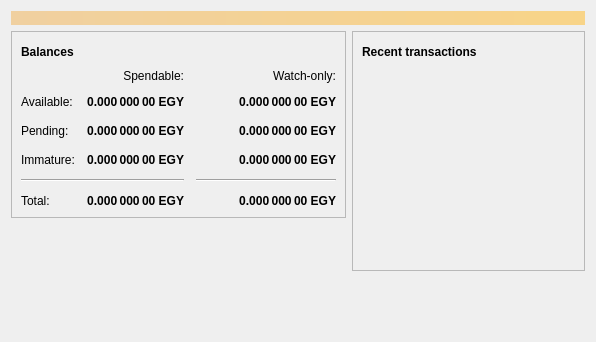
<?xml version="1.0" encoding="UTF-8"?>
<ui version="4.0">
 <class>OverviewPage</class>
 <widget class="QWidget" name="OverviewPage">
  <property name="geometry">
   <rect>
    <x>0</x>
    <y>0</y>
    <width>596</width>
    <height>342</height>
   </rect>
  </property>
  <property name="windowTitle">
   <string>Form</string>
  </property>
  <layout class="QVBoxLayout" name="topLayout">
   <item>
    <widget class="QLabel" name="labelAlerts">
     <property name="visible">
      <bool>false</bool>
     </property>
     <property name="styleSheet">
      <string notr="true">QLabel { background-color: qlineargradient(x1: 0, y1: 0, x2: 1, y2: 0, stop:0 #F0D0A0, stop:1 #F8D488); color:#000000; }</string>
     </property>
     <property name="wordWrap">
      <bool>true</bool>
     </property>
     <property name="margin">
      <number>3</number>
     </property>
     <property name="textInteractionFlags">
      <set>Qt::TextSelectableByMouse</set>
     </property>
    </widget>
   </item>
   <item>
    <layout class="QHBoxLayout" name="horizontalLayout" stretch="1,1">
     <item>
      <layout class="QVBoxLayout" name="verticalLayout_2">
       <item>
        <widget class="QFrame" name="frame">
         <property name="frameShape">
          <enum>QFrame::StyledPanel</enum>
         </property>
         <property name="frameShadow">
          <enum>QFrame::Raised</enum>
         </property>
         <layout class="QVBoxLayout" name="verticalLayout_4">
          <item>
           <layout class="QHBoxLayout" name="horizontalLayout_4">
            <item>
             <widget class="QLabel" name="label_5">
              <property name="font">
               <font>
                <weight>75</weight>
                <bold>true</bold>
               </font>
              </property>
              <property name="text">
               <string>Balances</string>
              </property>
             </widget>
            </item>
            <item>
             <widget class="QPushButton" name="labelWalletStatus">
              <property name="enabled">
               <bool>true</bool>
              </property>
              <property name="maximumSize">
               <size>
                <width>30</width>
                <height>16777215</height>
               </size>
              </property>
              <property name="toolTip">
               <string>The displayed information may be out of date. Your wallet automatically synchronizes with the Egypt network after a connection is established, but this process has not completed yet.</string>
              </property>
              <property name="text">
               <string/>
              </property>
              <property name="icon">
               <iconset resource="../bitcoin.qrc">
                <normaloff>:/icons/warning</normaloff>
                <disabledoff>:/icons/warning</disabledoff>:/icons/warning</iconset>
              </property>
              <property name="iconSize">
               <size>
                <width>24</width>
                <height>24</height>
               </size>
              </property>
              <property name="flat">
               <bool>true</bool>
              </property>
             </widget>
            </item>
            <item>
             <spacer name="horizontalSpacer_3">
              <property name="orientation">
               <enum>Qt::Horizontal</enum>
              </property>
              <property name="sizeHint" stdset="0">
               <size>
                <width>40</width>
                <height>20</height>
               </size>
              </property>
             </spacer>
            </item>
           </layout>
          </item>
          <item>
           <layout class="QGridLayout" name="gridLayout">
            <property name="spacing">
             <number>12</number>
            </property>
            <item row="2" column="2">
             <widget class="QLabel" name="labelWatchPending">
              <property name="font">
               <font>
                <weight>75</weight>
                <bold>true</bold>
               </font>
              </property>
              <property name="cursor">
               <cursorShape>IBeamCursor</cursorShape>
              </property>
              <property name="toolTip">
               <string>Unconfirmed transactions to watch-only addresses</string>
              </property>
              <property name="text">
               <string notr="true">0.000 000 00 EGY</string>
              </property>
              <property name="alignment">
               <set>Qt::AlignRight|Qt::AlignTrailing|Qt::AlignVCenter</set>
              </property>
              <property name="textInteractionFlags">
               <set>Qt::LinksAccessibleByMouse|Qt::TextSelectableByKeyboard|Qt::TextSelectableByMouse</set>
              </property>
             </widget>
            </item>
            <item row="2" column="1">
             <widget class="QLabel" name="labelUnconfirmed">
              <property name="font">
               <font>
                <weight>75</weight>
                <bold>true</bold>
               </font>
              </property>
              <property name="cursor">
               <cursorShape>IBeamCursor</cursorShape>
              </property>
              <property name="toolTip">
               <string>Total of transactions that have yet to be confirmed, and do not yet count toward the spendable balance</string>
              </property>
              <property name="text">
               <string notr="true">0.000 000 00 EGY</string>
              </property>
              <property name="alignment">
               <set>Qt::AlignRight|Qt::AlignTrailing|Qt::AlignVCenter</set>
              </property>
              <property name="textInteractionFlags">
               <set>Qt::LinksAccessibleByMouse|Qt::TextSelectableByKeyboard|Qt::TextSelectableByMouse</set>
              </property>
             </widget>
            </item>
            <item row="3" column="2">
             <widget class="QLabel" name="labelWatchImmature">
              <property name="font">
               <font>
                <weight>75</weight>
                <bold>true</bold>
               </font>
              </property>
              <property name="cursor">
               <cursorShape>IBeamCursor</cursorShape>
              </property>
              <property name="toolTip">
               <string>Mined balance in watch-only addresses that has not yet matured</string>
              </property>
              <property name="text">
               <string notr="true">0.000 000 00 EGY</string>
              </property>
              <property name="alignment">
               <set>Qt::AlignRight|Qt::AlignTrailing|Qt::AlignVCenter</set>
              </property>
              <property name="textInteractionFlags">
               <set>Qt::LinksAccessibleByMouse|Qt::TextSelectableByKeyboard|Qt::TextSelectableByMouse</set>
              </property>
             </widget>
            </item>
            <item row="4" column="0" colspan="2">
             <widget class="Line" name="line">
              <property name="orientation">
               <enum>Qt::Horizontal</enum>
              </property>
             </widget>
            </item>
            <item row="4" column="2">
             <widget class="Line" name="lineWatchBalance">
              <property name="sizePolicy">
               <sizepolicy hsizetype="Preferred" vsizetype="Fixed">
                <horstretch>0</horstretch>
                <verstretch>0</verstretch>
               </sizepolicy>
              </property>
              <property name="minimumSize">
               <size>
                <width>140</width>
                <height>0</height>
               </size>
              </property>
              <property name="orientation">
               <enum>Qt::Horizontal</enum>
              </property>
             </widget>
            </item>
            <item row="5" column="0">
             <widget class="QLabel" name="labelTotalText">
              <property name="text">
               <string>Total:</string>
              </property>
             </widget>
            </item>
            <item row="3" column="1">
             <widget class="QLabel" name="labelImmature">
              <property name="font">
               <font>
                <weight>75</weight>
                <bold>true</bold>
               </font>
              </property>
              <property name="cursor">
               <cursorShape>IBeamCursor</cursorShape>
              </property>
              <property name="toolTip">
               <string>Mined balance that has not yet matured</string>
              </property>
              <property name="text">
               <string notr="true">0.000 000 00 EGY</string>
              </property>
              <property name="alignment">
               <set>Qt::AlignRight|Qt::AlignTrailing|Qt::AlignVCenter</set>
              </property>
              <property name="textInteractionFlags">
               <set>Qt::LinksAccessibleByMouse|Qt::TextSelectableByKeyboard|Qt::TextSelectableByMouse</set>
              </property>
             </widget>
            </item>
            <item row="2" column="3">
             <spacer name="horizontalSpacer_2">
              <property name="orientation">
               <enum>Qt::Horizontal</enum>
              </property>
              <property name="sizeHint" stdset="0">
               <size>
                <width>40</width>
                <height>20</height>
               </size>
              </property>
             </spacer>
            </item>
            <item row="3" column="0">
             <widget class="QLabel" name="labelImmatureText">
              <property name="text">
               <string>Immature:</string>
              </property>
             </widget>
            </item>
            <item row="5" column="1">
             <widget class="QLabel" name="labelTotal">
              <property name="font">
               <font>
                <weight>75</weight>
                <bold>true</bold>
               </font>
              </property>
              <property name="cursor">
               <cursorShape>IBeamCursor</cursorShape>
              </property>
              <property name="toolTip">
               <string>Your current total balance</string>
              </property>
              <property name="text">
               <string notr="true">0.000 000 00 EGY</string>
              </property>
              <property name="alignment">
               <set>Qt::AlignRight|Qt::AlignTrailing|Qt::AlignVCenter</set>
              </property>
              <property name="textInteractionFlags">
               <set>Qt::LinksAccessibleByMouse|Qt::TextSelectableByKeyboard|Qt::TextSelectableByMouse</set>
              </property>
             </widget>
            </item>
            <item row="5" column="2">
             <widget class="QLabel" name="labelWatchTotal">
              <property name="font">
               <font>
                <weight>75</weight>
                <bold>true</bold>
               </font>
              </property>
              <property name="cursor">
               <cursorShape>IBeamCursor</cursorShape>
              </property>
              <property name="toolTip">
               <string>Current total balance in watch-only addresses</string>
              </property>
              <property name="text">
               <string notr="true">0.000 000 00 EGY</string>
              </property>
              <property name="alignment">
               <set>Qt::AlignRight|Qt::AlignTrailing|Qt::AlignVCenter</set>
              </property>
              <property name="textInteractionFlags">
               <set>Qt::LinksAccessibleByMouse|Qt::TextSelectableByKeyboard|Qt::TextSelectableByMouse</set>
              </property>
             </widget>
            </item>
            <item row="0" column="2">
             <widget class="QLabel" name="labelWatchonly">
              <property name="text">
               <string>Watch-only:</string>
              </property>
              <property name="alignment">
               <set>Qt::AlignRight|Qt::AlignTrailing|Qt::AlignVCenter</set>
              </property>
             </widget>
            </item>
            <item row="1" column="0">
             <widget class="QLabel" name="labelBalanceText">
              <property name="text">
               <string>Available:</string>
              </property>
             </widget>
            </item>
            <item row="1" column="1">
             <widget class="QLabel" name="labelBalance">
              <property name="font">
               <font>
                <weight>75</weight>
                <bold>true</bold>
               </font>
              </property>
              <property name="cursor">
               <cursorShape>IBeamCursor</cursorShape>
              </property>
              <property name="toolTip">
               <string>Your current spendable balance</string>
              </property>
              <property name="text">
               <string notr="true">0.000 000 00 EGY</string>
              </property>
              <property name="alignment">
               <set>Qt::AlignRight|Qt::AlignTrailing|Qt::AlignVCenter</set>
              </property>
              <property name="textInteractionFlags">
               <set>Qt::LinksAccessibleByMouse|Qt::TextSelectableByKeyboard|Qt::TextSelectableByMouse</set>
              </property>
             </widget>
            </item>
            <item row="1" column="2">
             <widget class="QLabel" name="labelWatchAvailable">
              <property name="font">
               <font>
                <weight>75</weight>
                <bold>true</bold>
               </font>
              </property>
              <property name="cursor">
               <cursorShape>IBeamCursor</cursorShape>
              </property>
              <property name="toolTip">
               <string>Your current balance in watch-only addresses</string>
              </property>
              <property name="text">
               <string notr="true">0.000 000 00 EGY</string>
              </property>
              <property name="alignment">
               <set>Qt::AlignRight|Qt::AlignTrailing|Qt::AlignVCenter</set>
              </property>
              <property name="textInteractionFlags">
               <set>Qt::LinksAccessibleByMouse|Qt::TextSelectableByKeyboard|Qt::TextSelectableByMouse</set>
              </property>
             </widget>
            </item>
            <item row="2" column="0">
             <widget class="QLabel" name="labelPendingText">
              <property name="text">
               <string>Pending:</string>
              </property>
             </widget>
            </item>
            <item row="0" column="1">
             <widget class="QLabel" name="labelSpendable">
              <property name="text">
               <string>Spendable:</string>
              </property>
              <property name="alignment">
               <set>Qt::AlignRight|Qt::AlignTrailing|Qt::AlignVCenter</set>
              </property>
             </widget>
            </item>
           </layout>
          </item>
         </layout>
        </widget>
       </item>
       <item>
        <spacer name="verticalSpacer">
         <property name="orientation">
          <enum>Qt::Vertical</enum>
         </property>
         <property name="sizeHint" stdset="0">
          <size>
           <width>20</width>
           <height>40</height>
          </size>
         </property>
        </spacer>
       </item>
      </layout>
     </item>
     <item>
      <layout class="QVBoxLayout" name="verticalLayout_3">
       <item>
        <widget class="QFrame" name="frame_2">
         <property name="frameShape">
          <enum>QFrame::StyledPanel</enum>
         </property>
         <property name="frameShadow">
          <enum>QFrame::Raised</enum>
         </property>
         <layout class="QVBoxLayout" name="verticalLayout">
          <item>
           <layout class="QHBoxLayout" name="horizontalLayout_2">
            <item>
             <widget class="QLabel" name="label_4">
              <property name="font">
               <font>
                <weight>75</weight>
                <bold>true</bold>
               </font>
              </property>
              <property name="text">
               <string>Recent transactions</string>
              </property>
             </widget>
            </item>
            <item>
             <widget class="QPushButton" name="labelTransactionsStatus">
              <property name="enabled">
               <bool>true</bool>
              </property>
              <property name="maximumSize">
               <size>
                <width>30</width>
                <height>16777215</height>
               </size>
              </property>
              <property name="toolTip">
               <string>The displayed information may be out of date. Your wallet automatically synchronizes with the Egypt network after a connection is established, but this process has not completed yet.</string>
              </property>
              <property name="text">
               <string/>
              </property>
              <property name="icon">
               <iconset resource="../bitcoin.qrc">
                <normaloff>:/icons/warning</normaloff>
                <disabledoff>:/icons/warning</disabledoff>:/icons/warning</iconset>
              </property>
              <property name="iconSize">
               <size>
                <width>24</width>
                <height>24</height>
               </size>
              </property>
              <property name="flat">
               <bool>true</bool>
              </property>
             </widget>
            </item>
            <item>
             <spacer name="horizontalSpacer">
              <property name="orientation">
               <enum>Qt::Horizontal</enum>
              </property>
              <property name="sizeHint" stdset="0">
               <size>
                <width>40</width>
                <height>20</height>
               </size>
              </property>
             </spacer>
            </item>
           </layout>
          </item>
          <item>
           <widget class="QListView" name="listTransactions">
            <property name="styleSheet">
             <string notr="true">QListView { background: transparent; }</string>
            </property>
            <property name="frameShape">
             <enum>QFrame::NoFrame</enum>
            </property>
            <property name="verticalScrollBarPolicy">
             <enum>Qt::ScrollBarAlwaysOff</enum>
            </property>
            <property name="horizontalScrollBarPolicy">
             <enum>Qt::ScrollBarAlwaysOff</enum>
            </property>
            <property name="selectionMode">
             <enum>QAbstractItemView::NoSelection</enum>
            </property>
           </widget>
          </item>
         </layout>
        </widget>
       </item>
       <item>
        <spacer name="verticalSpacer_2">
         <property name="orientation">
          <enum>Qt::Vertical</enum>
         </property>
         <property name="sizeHint" stdset="0">
          <size>
           <width>20</width>
           <height>40</height>
          </size>
         </property>
        </spacer>
       </item>
      </layout>
     </item>
    </layout>
   </item>
  </layout>
 </widget>
 <resources/>
 <connections/>
</ui>
